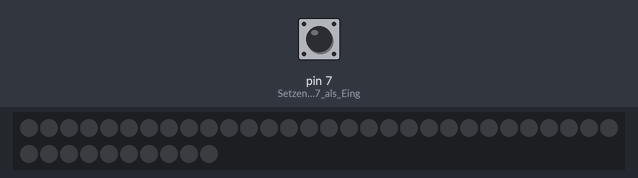
The sketch below on a simulated Arduino Uno, built with avr-gcc and run on an emulated ATmega328P. Parts: 40 RGB LEDs in strip order, left to right, continuing on the next row. The inputs (shaded band) are chosen by the test bench; at power-on: pin 7 (Setzen_des_Pin_7_als_Eing) HIGH. Dim RGB values are drawn brighter than linear.

Above: at 1.2 s.
1.3 s: pin 7 (Setzen_des_Pin_7_als_Eing) pulled LOW for 0.15 s
At 2.2 s:
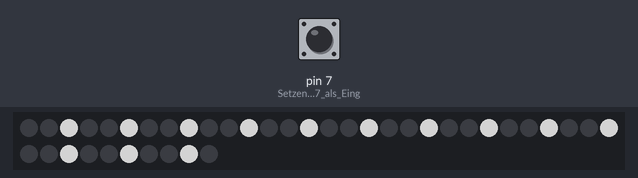
6.0 s: pin 7 (Setzen_des_Pin_7_als_Eing) driven LOW
At 6.51 s:
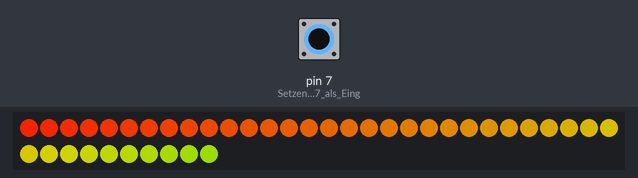
At 7.14 s:
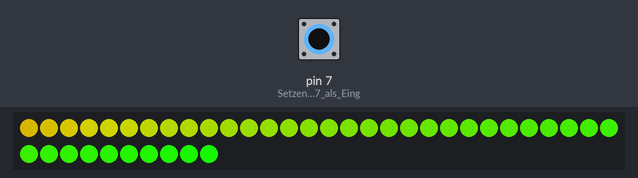

The sketch:

LEDMatrix.ino
```cpp
#include <Adafruit_NeoPixel.h> // Bibliothek für Steuerung von NeoPixel LEDs
#ifdef __AVR__
#include <avr/power.h> // AVR spezifische Funktionen für die Energieverwaltung
#endif

#define PIN 13 // Definition des Arduino-Pins, an dem die LED-Leiste angeschlossen ist
int nr = 0; // Variable zur Speicherung des aktuellen Effektes
unsigned long zeit; // Variable zur Speicherung der Zeit
Adafruit_NeoPixel matrix = Adafruit_NeoPixel(40, PIN, NEO_GRB + NEO_KHZ800); // Initialisierung des NeoPixel Objekts

void setup() {
#if defined(__AVR_ATtiny85__)
  if (F_CPU == 16000000) clock_prescale_set(clock_div_1); // Anpassung der Taktfrequenz für bestimmte Mikrocontroller
#endif
  pinMode(7, INPUT_PULLUP); // Setzen des Pin 7 als Eingang mit internem Pull-Up-Widerstand
  zeit = millis(); // Startzeit speichern
  matrix.begin(); // Initialisierung der LED-Leiste
  matrix.show(); // Alle LEDs ausschalten (initialisieren)
}

void loop() {
  while (digitalRead(7) == HIGH && millis() - zeit < 600000) { delay(1); } // Warten auf einen Tastendruck oder 10 Minuten
  zeit = millis(); // Zeit zurücksetzen
  nr++; // Nächsten Effekt auswählen
  nr = nr % 5; // Sicherstellen, dass der Wert von nr zwischen 0 und 4 bleibt
  switch (nr) {
    case 0: // Effekt 0
      ausfuellen(matrix.Color(255, 0, 0), 50); // Füllen mit roter Farbe
      ausfuellen(matrix.Color(0, 255, 0), 50); // Füllen mit grüner Farbe
      ausfuellen(matrix.Color(0, 0, 255), 50); // Füllen mit blauer Farbe
      break;
    case 1: // Effekt 1
      regenTropfen(matrix.Color(127, 127, 127), 50); // Regen-Tropfen mit weißer Farbe
      regenTropfen(matrix.Color(127, 0, 0), 50); // Regen-Tropfen mit roter Farbe
      regenTropfen(matrix.Color(0, 0, 127), 50); // Regen-Tropfen mit blauer Farbe
      break;
    case 2: // Effekt 2
      regenbogen(20); // Regenbogen-Effekt
      break;
    case 3: // Effekt 3
      regenbogenKreis(20); // Regenbogen-Kreis-Effekt
      break;
    case 4: // Effekt 4
      regenTropfenFarbig(50); // Farbige Regen-Tropfen
      break;
  }
  ausfuellen(matrix.Color(0, 0, 0), 1); // Matrix schnell löschen
}

// Füllt die LEDs mit einer bestimmten Farbe
void ausfuellen(uint32_t c, uint8_t wait) {
  for (uint16_t i = 0; i < matrix.numPixels(); i++) {
    matrix.setPixelColor(i, c); // Setzt die Farbe für die aktuelle LED
    matrix.show(); // Aktualisiert die LEDs
    delay(wait); // Kurze Pause
  }
}

// Regenbogen-Effekt
void regenbogen(uint8_t wait) {
  uint16_t i, j;

  for (j = 0; j < 256; j++) { // 256 Farbübergänge
    for (i = 0; i < matrix.numPixels(); i++) {
      matrix.setPixelColor(i, Wheel((i + j) & 255)); // Setzt die Farbe der LEDs mit dem Wheel-Funktionswert
    }
    matrix.show(); // Aktualisiert die Farbdarstellung
    delay(wait); // Kurze Pause
  }
}

// Regenbogen-Effekt über die Länge der LED-Leiste
void regenbogenKreis(uint8_t wait) {
  uint16_t i, j;

  for (j = 0; j < 256 * 5; j++) { // 5 Zyklen durch alle Regenbogenfarben
    for (i = 0; i < matrix.numPixels(); i++) {
      matrix.setPixelColor(i, Wheel(((i * 256 / matrix.numPixels()) + j) & 255)); // Setzt die Farbe basierend auf der Position
    }
    matrix.show(); // Aktualisiert die LEDs
    delay(wait); // Kurze Pause
  }
}

// Regen-Tropfen-Effekt
void regenTropfen(uint32_t c, uint8_t wait) {
  for (int j = 0; j < 10; j++) { // 10 Zyklen von Regen-Tropfen
    for (int q = 0; q < 3; q++) {
      for (int i = 0; i < matrix.numPixels(); i = i + 3) {
        matrix.setPixelColor(i + q, c); // Setzt jede dritte LED auf die gegebene Farbe
      }
      matrix.show(); // Aktualisiert die LEDs
      delay(wait); // Kurze Pause
      for (int i = 0; i < matrix.numPixels(); i = i + 3) {
        matrix.setPixelColor(i + q, 0); // Schaltet jede dritte LED wieder aus
      }
    }
  }
}

// Farbige Regen-Tropfen-Effekt
void regenTropfenFarbig(uint8_t wait) {
  for (int j = 0; j < 256; j++) { // Zyklus durch alle 256 Farben im Regenbogen
    for (int q = 0; q < 3; q++) {
      for (int i = 0; i < matrix.numPixels(); i = i + 3) {
        matrix.setPixelColor(i + q, Wheel((i + j) % 255)); // Setzt jede dritte LED auf eine andere Farbe
      }
      matrix.show(); // Aktualisiert die LEDs
      delay(wait); // Kurze Pause
      for (int i = 0; i < matrix.numPixels(); i = i + 3) {
        matrix.setPixelColor(i + q, 0); // Schaltet jede dritte LED wieder aus
      }
    }
  }
}

// Gibt einen Farbwert basierend auf der Eingabe von 0 bis 255 zurück.
uint32_t Wheel(byte WheelPos) {
  WheelPos = 255 - WheelPos; // Umkehrung des Farbwerts
  if (WheelPos < 85) {
    return matrix.Color(255 - WheelPos * 3, 0, WheelPos * 3); // Rote bis blaue Übergänge
  }
  if (WheelPos < 170) {
    WheelPos -= 85;
    return matrix.Color(0, WheelPos * 3, 255 - WheelPos * 3); // Blaue bis grüne Übergänge
  }
  WheelPos -= 170;
  return matrix.Color(WheelPos * 3, 255 - WheelPos * 3, 0); // Grüne bis rote Übergänge
}
```

Measured:
- after the input at 1.3 s, the LEDs: first change at once (image 1 shows a later state)
- after the input at 6.0 s, the LEDs: first differ from a run without the input after 0.36 s (image 2)
